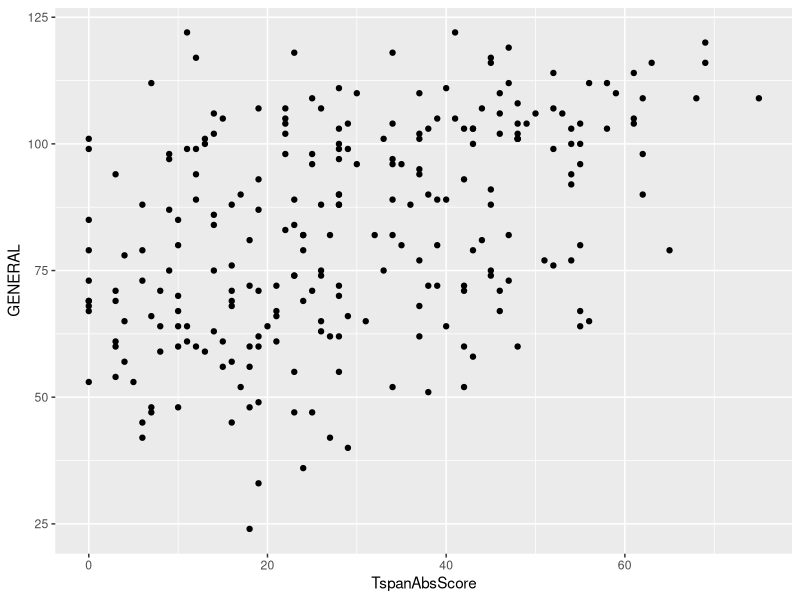
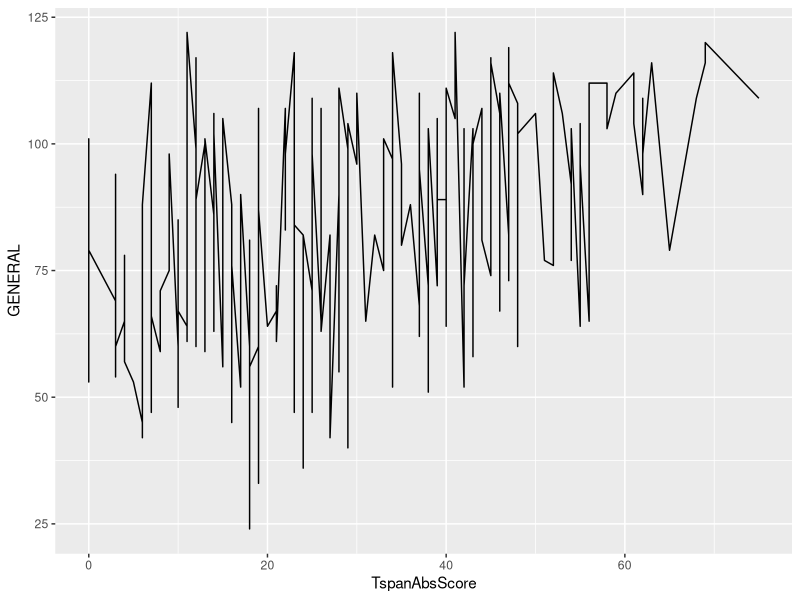
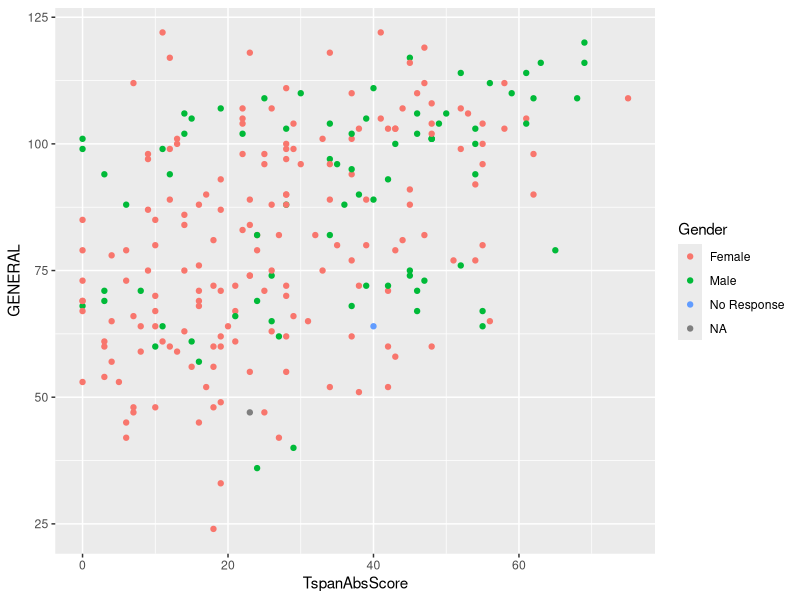
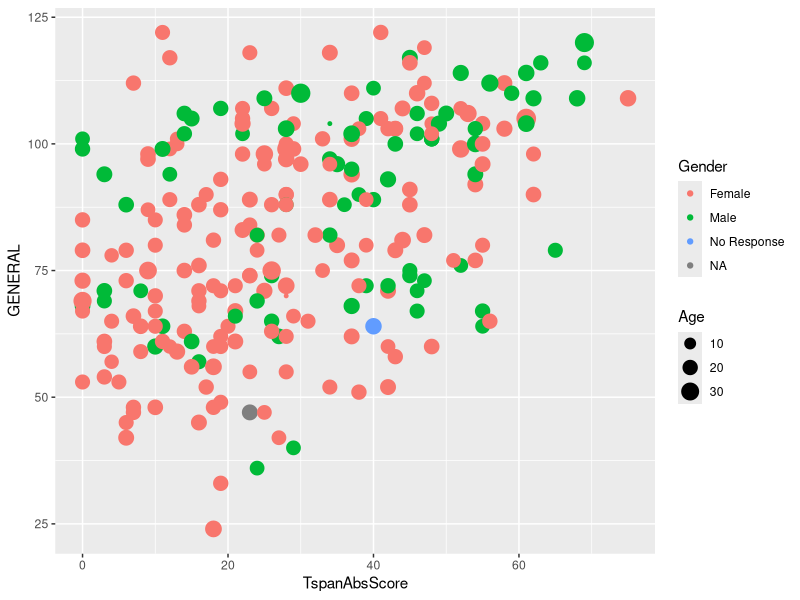
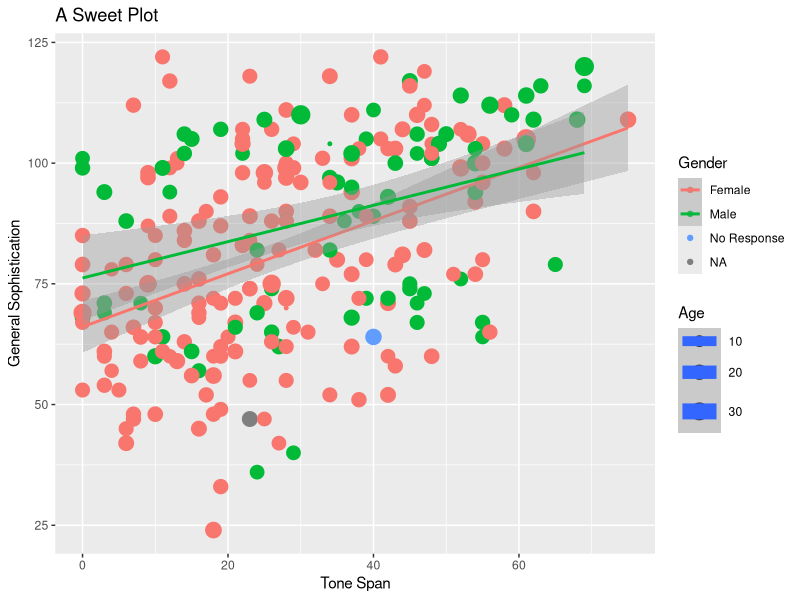

R code for these plots, in order:
#======================================================================================================
# Data Analysis Template
# 
#
#
#
#
#======================================================================================================
# Libraries
#--------------------------------------------------
library(psych)
library(ggplot2)
library(data.table)

#======================================================================================================
# Set Wd and Import Data 
#--------------------------------------------------
setwd("/Users/davidjohnbaker/Desktop/projects/LSUseRs/BasicCleaningAndAnalysis/data/")
explore.me <- read.csv("My_Experiment_Data.csv")
str(explore.me) # note it still thinks strings are factors, not everything was cleaned

#======================================================================================================
# Plots
#--------------------------------------------------
# Let's use try to use ggplot2 to explore our data.
# Plot two continous variables on the x and y axis, group them by a binary, then scale them 
# by the magnitude of one of their effects. 

# Let's plot all the points
ggplot(explore.me, 
       aes(x = TspanAbsScore, y = GENERAL)) + geom_point()

# Does it make sense to use a line? 
ggplot(explore.me, 
       aes(x = TspanAbsScore, y = GENERAL)) + geom_line()

ggplot(explore.me, 
       aes(x = TspanAbsScore, y = GENERAL, color = Gender)) + geom_point()

ggplot(explore.me, 
       aes(x = TspanAbsScore, y = GENERAL, color = Gender, size = Age)) + geom_point()

ggplot(explore.me, 
       aes(x = TspanAbsScore, y = GENERAL, color = Gender, size = Age)) + geom_point() +
      labs(title ="A Sweet Plot", x = "Tone Span", y = "General Sophistication") + geom_smooth(method = "lm")

# Great for spotting outliers, weird codings in your data
# GGPLOT IS NOT JUST END GAME
#======================================================================================================
# T Tests 
#--------------------------------------------------
# Run a basic t test, what's up with the degrees of freedom?
# What arguments can you manipulate within the function? 
# Is every column in the right format to do a t-test?

t.test(explore.me$RavenB1, explore.me$RavenB2)
t.test(explore.me$RavenB1, explore.me$RavenB2, paired = TRUE)
t.test(explore.me$RavenB1, explore.me$RavenB2,var.equal = TRUE)

# What if you wanted to t.test gender? Save for melt lesson 

#======================================================================================================
# Correlation
#--------------------------------------------------
# Let's look at some correlations!
# How would we get correlations for a few different variables? 
# Try using the apply function or the pairs.panels() function from the psych package

cor(explore.me$SINGING, explore.me$EMOTIONS)
cor(explore.me$SINGING, explore.me$EMOTIONS,method = "kendall")

#======================================================================================================
# Regression? 
#--------------------------------------------------
# Can you build a regression model to predict one variable from another? 

my.model.1 <- lm(GENERAL ~ MelodicAcc, data = explore.me)
my.model.2 <- lm(GENERAL ~ MelodicAcc + BeatAcc, data = explore.me)

summary(my.model.1)
summary(my.model.2)

# Note that inside the model are more values of use!
my.model.1$coefficients
my.model.1$residuals

# Can you find an R package that will turn this into an APA formatted table?
#======================================================================================================